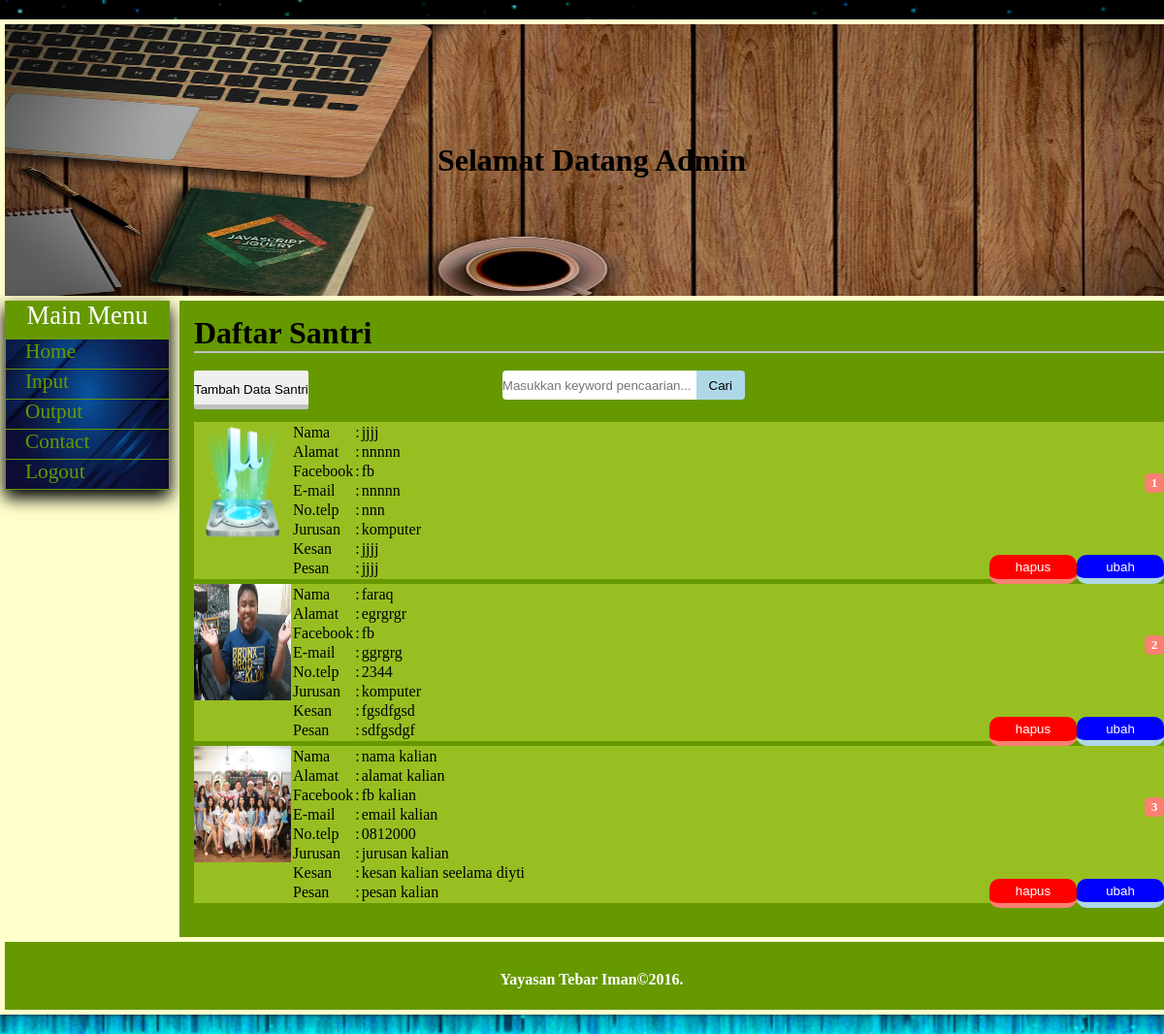
Screenshot of /admin/index.php?p=output (signed in) with the database file from the repository.
### tables this page shows
CREATE TABLE `santri` (
  `id` int(11) NOT NULL,
  `nama` char(25) DEFAULT NULL,
  `alamat` varchar(1000) DEFAULT NULL,
  `fb` varchar(100) DEFAULT NULL,
  `email` varchar(100) DEFAULT NULL,
  `nohp` varchar(12) DEFAULT NULL,
  `jurusan` varchar(20) DEFAULT NULL,
  `kesan` varchar(1000) DEFAULT NULL,
  `pesan` varchar(1000) DEFAULT NULL,
  `gambar` varchar(1000) DEFAULT NULL
);

### system/functions.php (called while the page is built)
<?php
$server = "localhost";
$user  = "root";
$password = "";
$nama_db = "datasantri";
$conn = mysqli_connect($server,$user,$password,$nama_db);
function query($query){
	global $conn;
	$result = mysqli_query($conn, $query);
	$rows = [];
	while ($row = mysqli_fetch_assoc($result)) {
		$rows[] = $row;
	}
	return $rows;
}
  ?>

### admin/pages/output.php (the view, shortened to what this page needs)
<?php
require '../system/functions.php';
$santri = query("SELECT * FROM santri  ORDER BY id DESC");
 ?>
<!DOCTYPE html>
<html>
<head>
</head>
<body>
<h1>Daftar Santri</h1>
<hr color="silver"><br>
<a href="index.php?p=tambah"><button class="tambah">Tambah Data Santri</button></a>
<form action="" method="post">
	<input class="icari" type="text" name="keyword" size="30"  placeholder="Masukkan keyword pencaarian..." autocomplete="off">
	<button class="cari" type="submit" name="cari">Cari</button>
</form>
<br>
	<?php  $i = 1; ?>
	<?php foreach ($santri as $row ) { ?>
<div class="output">
	<img class="imgt" src="img/<?= $row["gambar"]; ?>">
	<p>
	<table>
		<tr>
			<td>Nama</td>
			<td>:</td>
			<td><?= $row["nama"]; ?></td>
		</tr>
		<tr>
			<td>Alamat</td>
			<td>:</td>
			<td><?= $row["alamat"]; ?></td>
		</tr>
		<tr>
			<td>Facebook</td>
			<td>:</td>
			<td><?= $row["fb"]; ?></td>
		</tr>
		<tr>
			<td>E-mail</td>
			<td>:</td>
			<td><?= $row["email"]; ?></td>
		</tr>
		<tr>
			<td>No.telp</td>
			<td>:</td>
			<td><?= $row["nohp"]; ?></td>
		</tr>
		<tr>
			<td>Jurusan</td>
			<td>:</td>
			<td><?= $row["jurusan"]; ?></td>
		</tr>
		<tr>
			<td>Kesan</td>
			<td>:</td>
			<td><?= $row["kesan"]; ?></td>
		</tr>
		<tr>
			<td>Pesan</td>
			<td>:</td>
			<td><?= $row["pesan"]; ?></td>
		</tr>
	</table>
	<h5 class="num"><?= $i; ?></h5>
<a  href="pages/ubah.php?id= <?= $row["id"] ?>">
		<button type="submit" class="ubah">ubah</button></a>
		<a  href="pages/hapus.php?id=<?= $row["id"]; ?>" onclick="return confirm('yakin Hapus..!'); ">
		<button type="submit" class="hapus">hapus</button></a>
</div>
<?php $i++ ?>
<?php } ?>
</body>
</html>

### css/admin.css (style rules this page uses)
* { padding : 0px; margin : 0px; }
#content p { margin-top:20px; }
body { background-image: url(../imgs/bg.gif); font:12pt verdana; background-size: 100% 100%; background-repeat: repeat-x; background-attachment: fixed; }
.hapus { background-color: red; border-radius: 10px; border:0px solid #000; border-bottom: 5px solid salmon ; width: 90px; height: 30px; color: white; float: right; margin-top: -25px; }
.ubah { background-color: blue ; border-radius: 10px; width: 90px; height: 30px; float: right; border:0px solid #000; border-bottom: 6px solid lightblue ; color: white; margin-top: -25px; }
.tambah { float: left; border-radius: 2px; border: 0px; height: 40px; line-height: 40px; border-bottom: 5px solid silver; }
.cari { border:0px; width: 50px; height: 30px; background-color: lightblue; border-bottom-right-radius: 4px; border-top-right-radius: 4px; }
.icari { border:0; float: left; width: 200px; height: 30px; border-top-left-radius: 4px; border-bottom-left-radius: 4px; margin-left: 200px; }
.imgt { float: left; width: 100px; height: 120px; }
.output { background-color:#98bf21; height: 135px auto; margin-top: -15px; }
.num { margin-top: -109px; float: right; width: 20px; height: 20px; color:white; border-radius: 5px; text-align: center; line-height: 20px; transition: 0.5s; background-color:salmon; }

### rows the page displays
santri: gambar (picture), nama "jjjj", alamat "nnnnn", fb "fb", email "nnnnn", nohp "nnn", jurusan "komputer", kesan "jjjj", pesan "jjjj"
santri: gambar (picture), nama "faraq", alamat "egrgrgr", fb "fb", email "ggrgrg", nohp "2344", jurusan "komputer", kesan "fgsdfgsd", pesan "sdfgsdgf"
santri: gambar (picture), nama "nama kalian", alamat "alamat kalian", fb "fb kalian", email "email kalian", nohp "0812000", jurusan "jurusan kalian", kesan "kesan kalian seelama diyti", pesan "pesan kalian"
